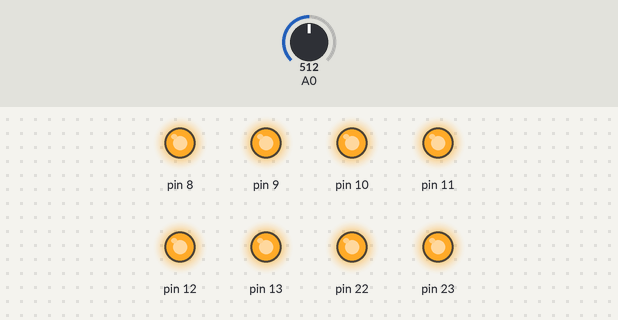
Bench run of a sketch on a simulated Arduino Uno, built with avr-gcc and run on an emulated ATmega328P. Shown: output pins drawn as LEDs (lit = HIGH). Inputs (shaded band) come from the test bench; at power-on: A0 = 512.

Above: at 1.2 s.
1.3 s: A0 set to 716
At 1.34 s:
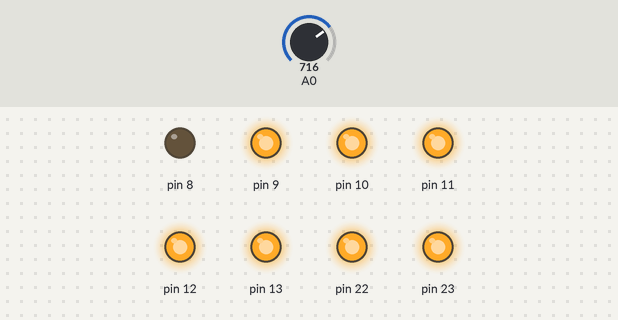
4.3 s: A0 set to 810
At 5.7 s:
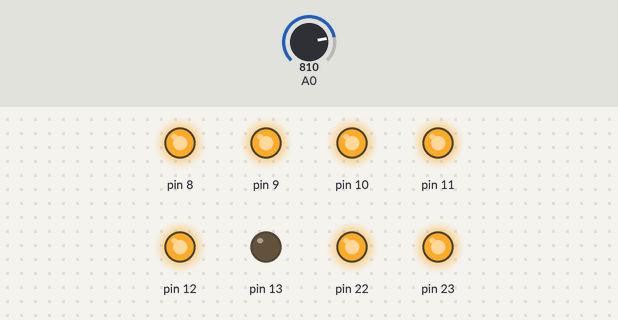
Timing chart, 0 to 7.3 s (numbered marks = the images above; inputs shaded):
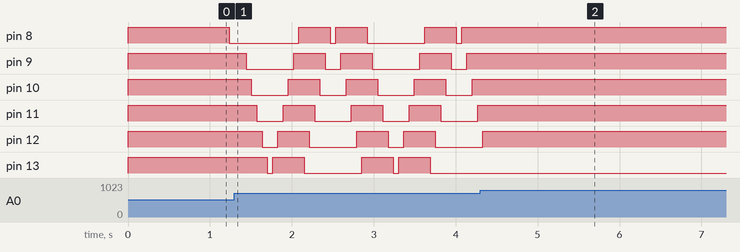

Measured:
- after the input at 4.3 s, pin 8–11: stops changing and stays HIGH; pin 12: goes on until 4.3 s, then stays HIGH; pin 13: stops changing and stays LOW

The sketch:

Solution_KnightRiderAmbientLight-1.ino
```cpp
//J.P.M Nov 2020
// Bit Set/Reset

#define NumberOfLEDS 6
#define ASSERT(expr) if (!(expr)) {printf("The Following Failed: %s\n", #expr); exit(1);}

#define MIN_DELAY 5   // time in ms
#define MAX_DELAY 500 // time in ms

#define MIN_SERSOR_VAL 90  //value when darkest
#define MAX_SERSOR_VAL 800 //value when brightest


void setup() {
  ASSERT(NumberOfLEDS <=8);
  DDRB = B11111111;
  PORTB = 0xff;
}

void loop() {
  int i;
  for (i=0;i<NumberOfLEDS;i++){
    PORTB |= (1<<i); //set each bit in turn. From Bit 0 to Bit 5
    delay(map(analogRead(A0),MIN_SERSOR_VAL,MAX_SERSOR_VAL,MAX_DELAY,MIN_DELAY));
  }
  for (i=0;i<NumberOfLEDS;i++){
    PORTB &= ~(1<<i);//reset each bit in turn. From Bit 0 to Bit 5
    delay(map(analogRead(A0),MIN_SERSOR_VAL,MAX_SERSOR_VAL,MAX_DELAY,MIN_DELAY));
  }
    for (i=NumberOfLEDS-1;i>=0;i--){
    PORTB |= (1<<i); //set each bit in turn. From Bit 5 to Bit 0
    delay(map(analogRead(A0),MIN_SERSOR_VAL,MAX_SERSOR_VAL,MAX_DELAY,MIN_DELAY));
  }
  for (i=NumberOfLEDS-1;i>=0;i--){
    PORTB &= ~(1<<i);//reset each bit in turn. From Bit 5 to Bit 0
    delay(map(analogRead(A0),MIN_SERSOR_VAL,MAX_SERSOR_VAL,MAX_DELAY,MIN_DELAY));
  }
}
```
